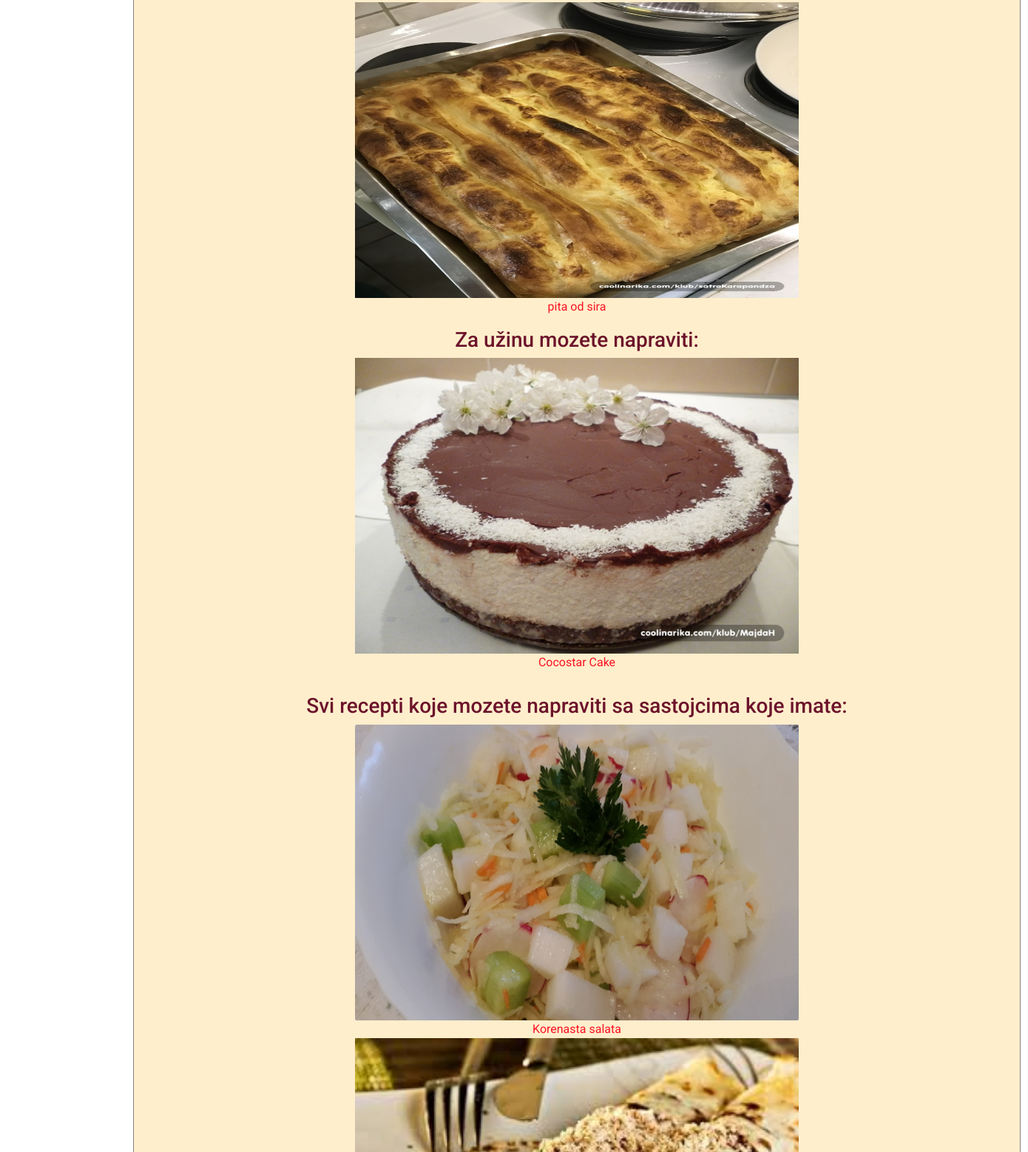
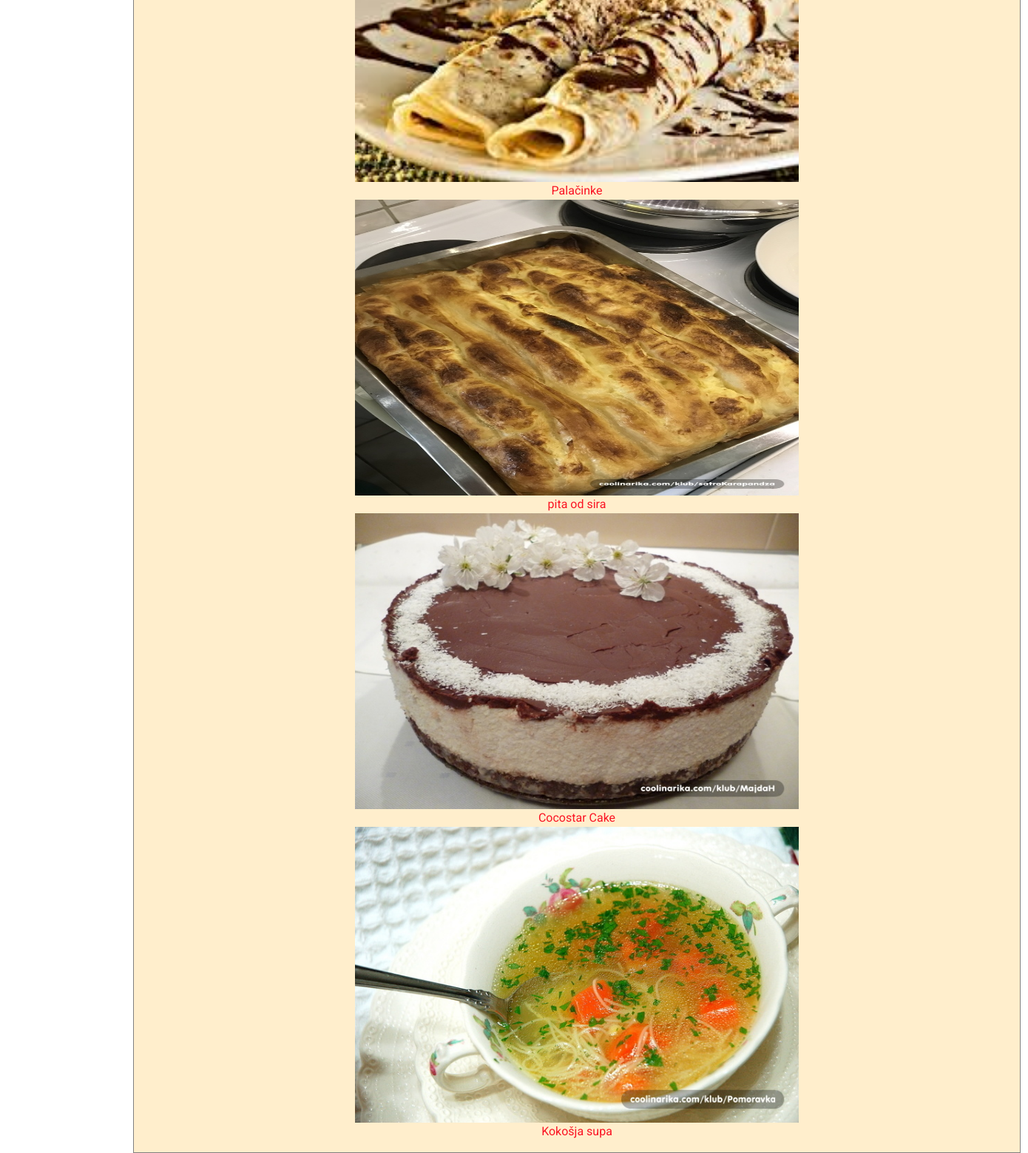
/recepti/ (lower part), run on an earlier commit of the app's database (2 pictures, top to bottom).
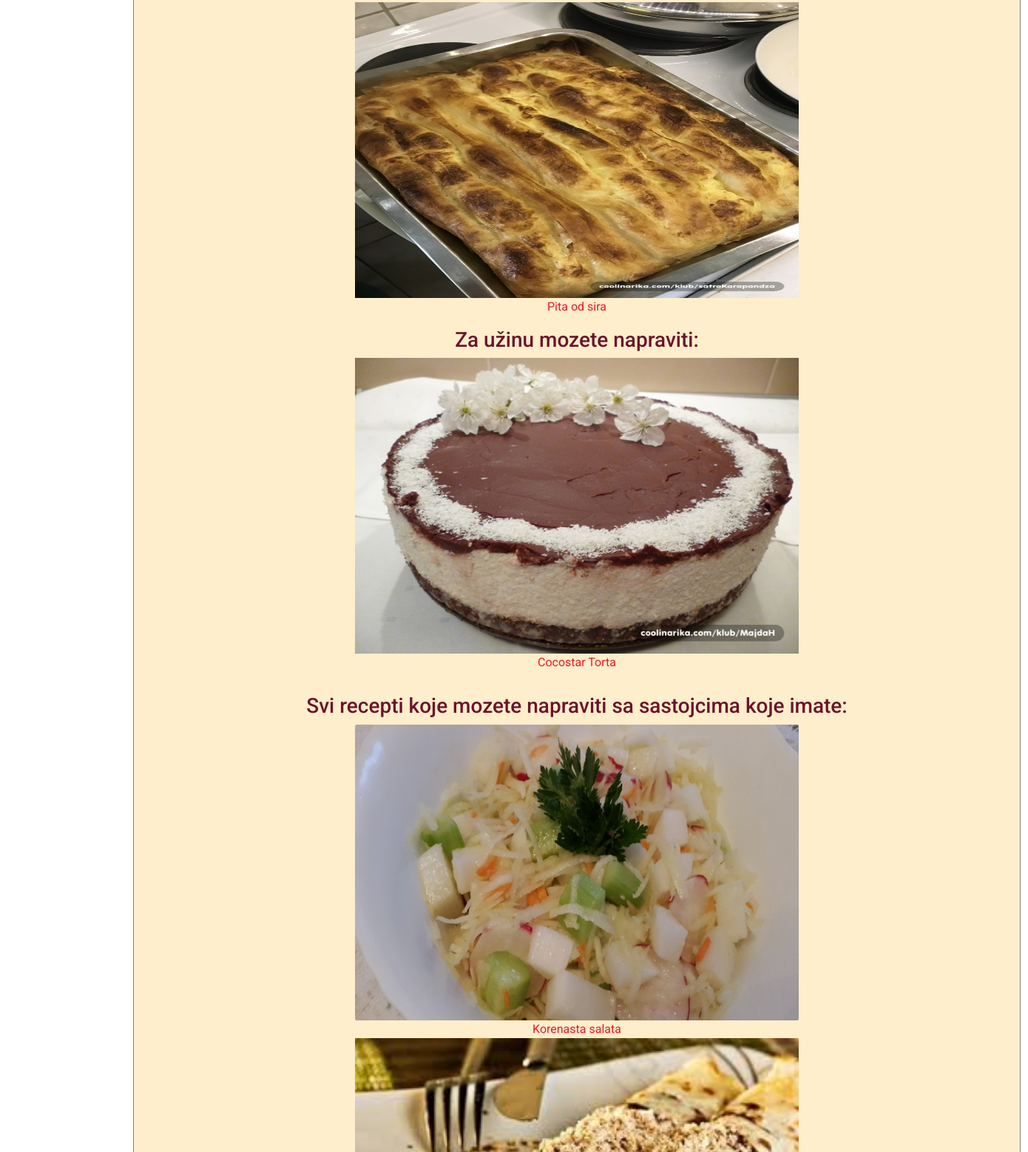
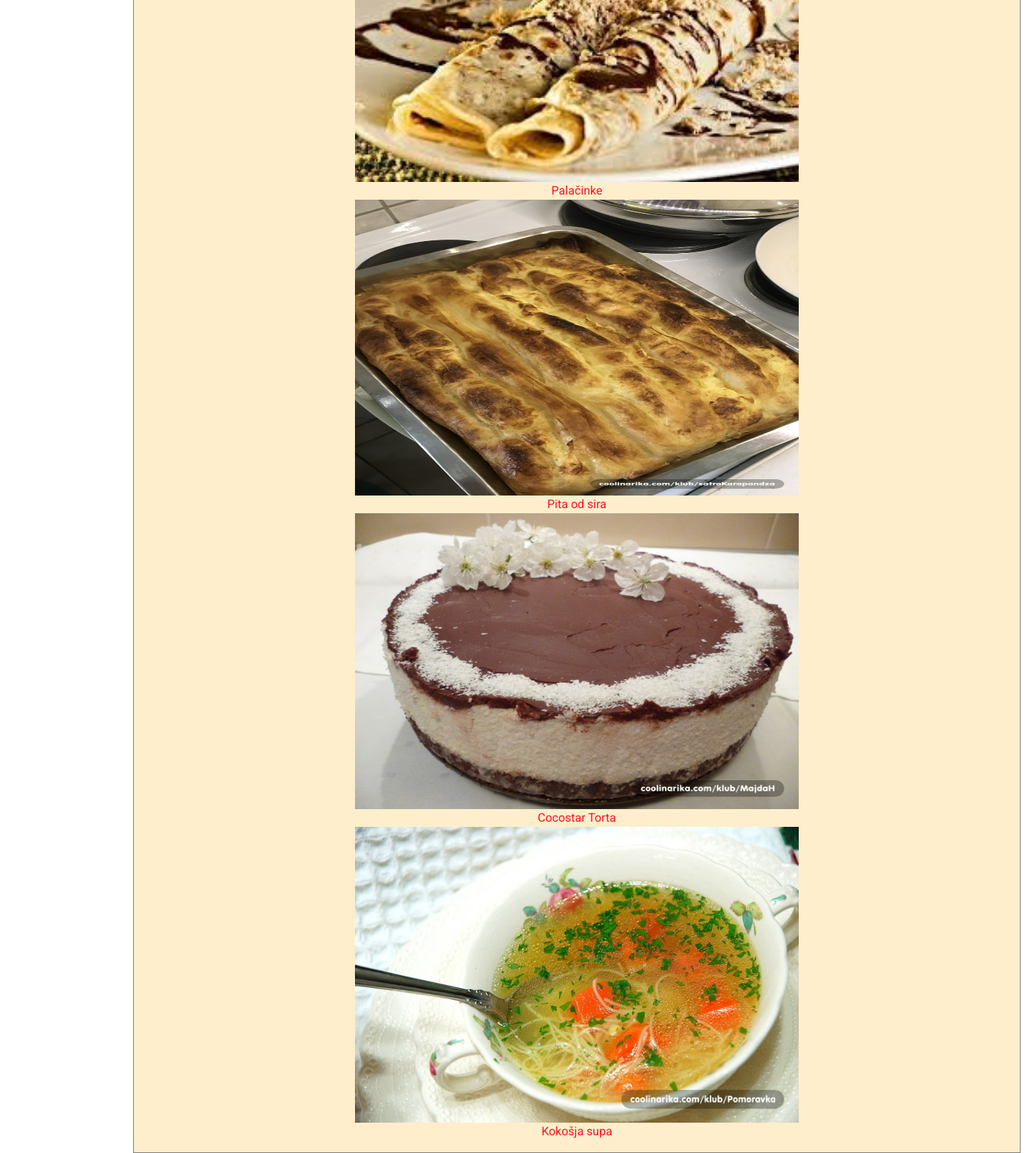
And on a later commit of the database (2 pictures, top to bottom).
### recepti/models.py (models this page shows, shortened)
class Jela(models.Model):
    ime = models.CharField(max_length=100)
    slika = models.FileField()
    kategorija = models.ForeignKey(Kategorije, on_delete=models.CASCADE, null=True)  # Doručak, Ručak, Večera, Užina
    sastojci = models.ManyToManyField(Sastojci)
    sastojci_opis = models.TextField(null=True)
    nacin_pripreme = models.TextField()
    je_vegeterijansko = models.BooleanField(default=False)
    class Meta:
        verbose_name_plural = "Jela"

### recepti/views.py (the view)
# urls.py: path('recepti/', views.ReceptiView.as_view(), name='recepti'),
class ReceptiView(generic.ListView):
    template_name = 'recepti/recepti.html'
    context_object_name = 'recepti'
    def get_queryset(self):
        return Jela.objects.filter(sastojci__ime__icontains="Jaja")
    def get_random(self, category: str) -> Jela:
        queryset = self.get_queryset()
        return queryset.filter(kategorija__ime=category).order_by('?').first()
    def get_context_data(self, **kwargs):
        context = super().get_context_data(**kwargs)
        context.update({
            'random_dorucak': self.get_random('Doručak'),
            'random_rucak': self.get_random('Ručak'),
            'random_vecera': self.get_random('Večera'),
            'random_uzina': self.get_random('Užina'),
        })
        return context

### recepti/templates/recepti/recepti.html (shortened to what this page needs)
{% extends 'recepti/base.html' %}
{% load staticfiles %}
{% block body %}
    <div class="kontejner">
        <link rel="stylesheet" type="text/css" href="{% static 'recepti/recepti.css' %}" >
        {% if random_vecera %}
        <ul align = 'center' class = 'list-unstyled'>
            <a href = "{% url 'detalji' random_vecera.id %}"><img src="{{random_vecera.slika.url}}" width="600" height="400"></a><br/>
            <a href="{% url 'detalji' random_vecera.id  %}">{{ random_vecera.ime }}</a><br>
        </ul>
        {% endif %}
        {% if random_uzina %}
        <h3 align = 'center'> Za užinu mozete napraviti: </h3>
        <ul align = 'center' class = 'list-unstyled'>
            <a href = "{% url 'detalji' random_uzina.id %}"><img src="{{random_uzina.slika.url}}" width="600" height="400"></a><br/>
            <a href="{% url 'detalji' random_uzina.id  %}">{{ random_uzina.ime }}</a><br>
        </ul>
        {% endif %}
        <h3 align = 'center' class="svirecepti"> Svi recepti koje mozete napraviti sa sastojcima koje imate: </h3>
        <ul align = 'center' class = 'list-unstyled'>
            {% for jelo in recepti %}
                <a href = "{% url 'detalji' jelo.id %}"><img src="{{jelo.slika.url}}" width="600" height="400"></a><br/>
                <a href="{% url 'detalji' jelo.id %}"> {{ jelo.ime }} </a><br>
            {% endfor %}
        </ul>
    </div>
{% endblock %}

### recepti/templates/recepti/base.html (shortened to what this page needs)
<!DOCTYPE html>
<html lang="en">
<head>
    {% load staticfiles %}
    <link rel="stylesheet" href="https://maxcdn.bootstrapcdn.com/bootstrap/4.0.0/css/bootstrap.min.css">
    <link rel="stylesheet" type="text/css" href="{% static 'recepti/style.css' %}" >
</head>
<body>
{% block body %}
{% endblock %}
</body>
</html>

### recepti/static/recepti/style.css (style rules this page uses)
body { font-family: 'Roboto', sans-serif; }

### recepti/static/recepti/recepti.css (style rules this page uses)
h3 { color: #6c132b; }
.svirecepti { color: #6c132b; margin-top: 30px; }
a { color: #FA1423; }
.kontejner { width: 100%; border: 1px solid gray; background-color: #ffeecc; max-width: 1140px; margin-left:180px; min-width:1200px; }

What changed in the data, as far as the page shows it:
changed Jela: ime "pita od sira" → "Pita od sira"
changed Jela: ime "Cocostar Cake" → "Cocostar Torta"
